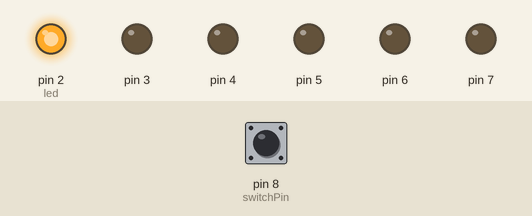
Simulated run of this sketch. Board: Arduino Uno, built with avr-gcc and run on an emulated ATmega328P. Parts: output pins drawn as LEDs (lit = HIGH). Inputs (shaded band) come from the test bench; at power-on: pin 8 (switchPin) HIGH.

Above: at 1.1 s.
8.1 s: pin 8 (switchPin) pulled LOW for 1.3 s
At 10.1 s:
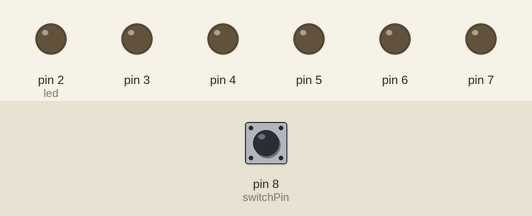
At 12.5 s:
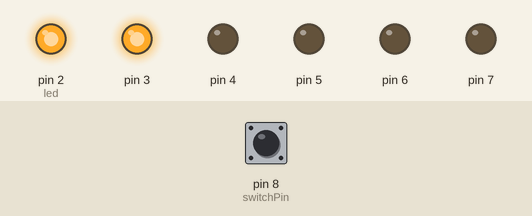
13.5 s: pin 8 (switchPin) pulled LOW for 3.2 s
At 23.7 s:
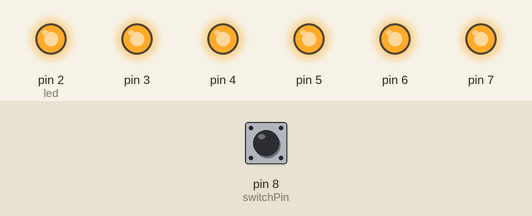
Timing chart, 0 to 25.2 s (numbered marks = the images above; inputs shaded):
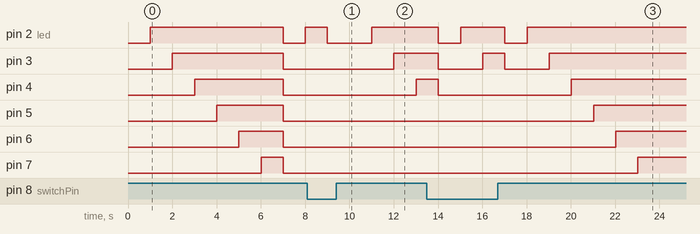

The sketch:

Hourglass.ino
```cpp
const int switchPin = 8;        // port 8 skal være input for når knappen trykkes
unsigned long previousTime = 0; // holder styr på hvor mye tid som har gått
int switchState = 0;            // hvis knappen blir trykket
int prevSwitchState = 0;        // hvis knappen har blitt trykket
int led = 2;                    // vi starter på port 2
long interval = 1000;           // jeg justerte tidsintervallet ned til 1s


void setup() {
  // loop som deklarerer at port 2-7 skal være output
  for(int x = 2;x<8;x++){
    pinMode(x, OUTPUT);
  }
  // port 8 skal holde koll på når knappen trykkes
  pinMode(switchPin, INPUT);
}

void loop(){
  // en klokke som holder styr på hvor lang tid det har gått siden start
  unsigned long currentTime = millis();
  // hvis 1000 ms har gått slår if-testen ut, oppdaterer tiden og går videre i portrekka
  if(currentTime - previousTime > interval) {
    previousTime = currentTime;
    digitalWrite(led, HIGH);
    led++;
    // hvis vi er på port 7 stopper vi, ikke mer å lyse opp.
    if(led == 7){
    }
    // sjekker om knappen er trykket, og hvis så, skrur vi av alle lampene og resetter
    switchState = digitalRead(switchPin);
    if(switchState != prevSwitchState){
      for(int x = 2;x<8;x++){
        digitalWrite(x, LOW);
      }
      led = 2;
      previousTime = currentTime;
    }
  prevSwitchState = switchState;
  }
}
```

Measured:
- after the input at 8.1 s, pin 2 (led): HIGH → LOW after 0.91 s, → HIGH 2.0 s later; pin 3: LOW → HIGH after 3.9 s instead of 0.91 s; pin 4: LOW → HIGH after 4.9 s instead of 1.9 s; pin 5: stays LOW (without the input it goes to HIGH after 2.9 s); pin 6: stays LOW (without the input it goes to HIGH after 3.9 s)
- after the input at 13.5 s, pin 2 (led): alternates HIGH for 2.0 s and LOW for 1.0 s, 4 changes in all, then stays HIGH, starting after 0.52 s; pin 3: alternates HIGH for 1.0 s and LOW for 2.0 s, 4 changes in all, then stays HIGH, starting after 0.52 s
